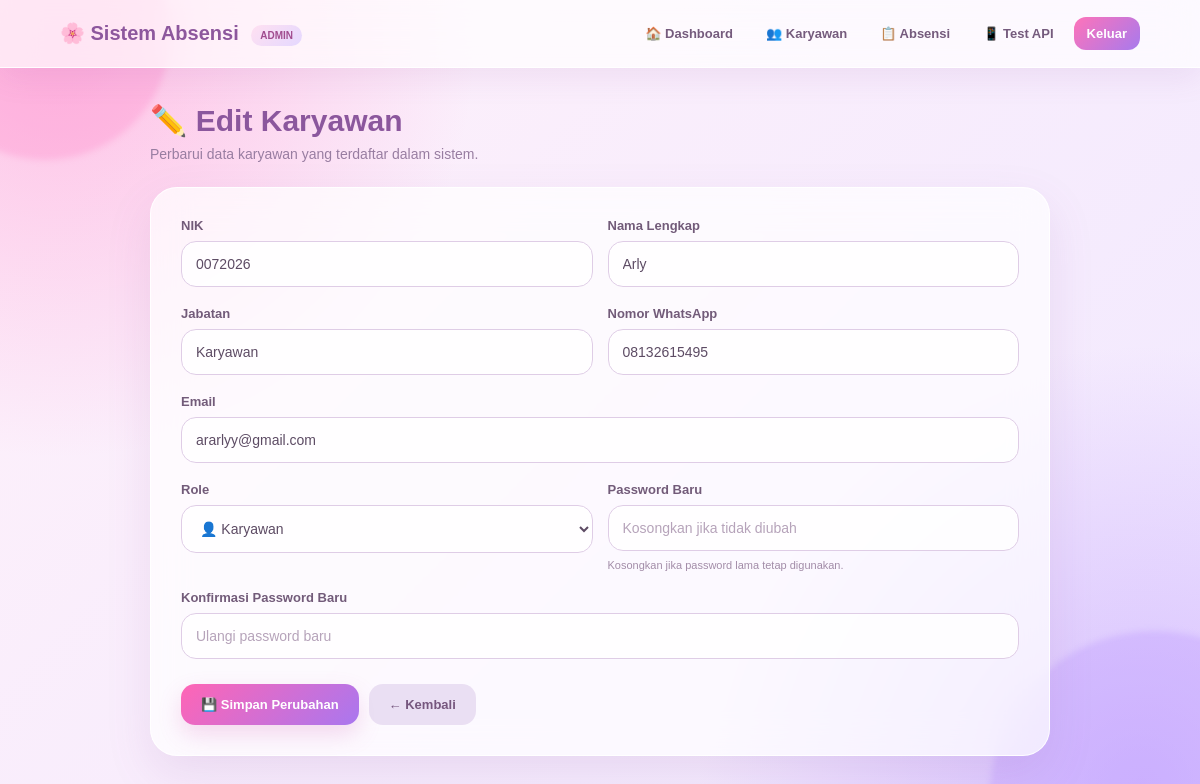
The app's page /karyawan/edit.php?id=3 (signed in) with its own data.
### tables this page shows
CREATE TABLE `karyawan` (
  `id` int(11) NOT NULL,
  `nik` varchar(50) NOT NULL,
  `nama` varchar(100) NOT NULL,
  `jabatan` varchar(100) NOT NULL,
  `no_hp` varchar(20) NOT NULL,
  `email` varchar(100) NOT NULL,
  `password` varchar(255) NOT NULL,
  `role` enum('admin','karyawan') NOT NULL DEFAULT 'karyawan',
  `created_at` timestamp NOT NULL DEFAULT current_timestamp()
);

### karyawan/edit.php (the view, shortened to what this page needs)
<?php
require_once "../config/database.php";
$id = intval($_GET["id"] ?? 0);
$stmt = $conn->prepare("
    SELECT id, nik, nama, jabatan, no_hp, email, role
    FROM karyawan
    WHERE id = ?
    LIMIT 1
");
$stmt->bind_param("i", $id);
$stmt->execute();
$result = $stmt->get_result();
$karyawan = $result->fetch_assoc();
?>
<!DOCTYPE html>
<html lang="id">
<head>
</head>
<body>
<nav class="navbar">
    <div class="logo">
        🌸 Sistem Absensi
        <span class="admin-label">
            ADMIN
        </span>
    </div>
    <div class="nav-links">
        <a href="../admin/index.php">
            🏠 Dashboard
        </a>
        <a href="index.php">
            👥 Karyawan
        </a>
        <a href="../absensi/index.php">
            📋 Absensi
        </a>
        <a href="../test_api.php">
            📱 Test API
        </a>
        <a
            href="../auth/logout.php"
            class="logout"
        >
            Keluar
        </a>
    </div>
</nav>
<div class="container">
    <div class="header">
        <h1>
            ✏️ Edit Karyawan
        </h1>
        <p>
            Perbarui data karyawan yang terdaftar
            dalam sistem.
        </p>
    </div>
    <div class="card">
        <form method="POST">
            <div class="form-grid">
                <div class="form-group">
                    <label>
                        NIK
                    </label>
                    <input
                        type="text"
                        name="nik"
                        value="<?= htmlspecialchars($karyawan["nik"]); ?>"
                        placeholder="Masukkan NIK"
                        required
                    >
                </div>
                <div class="form-group">
                    <label>
                        Nama Lengkap
                    </label>
                    <input
                        type="text"
                        name="nama"
                        value="<?= htmlspecialchars($karyawan["nama"]); ?>"
                        placeholder="Masukkan nama lengkap"
                        required
                    >
                </div>
                <div class="form-group">
                    <label>
                        Jabatan
                    </label>
                    <input
                        type="text"
                        name="jabatan"
                        value="<?= htmlspecialchars($karyawan["jabatan"]); ?>"
                        placeholder="Contoh: Programmer"
                        required
                    >
                </div>
                <div class="form-group">
                    <label>
                        Nomor WhatsApp
                    </label>
                    <input
                        type="text"
                        name="no_hp"
                        value="<?= htmlspecialchars($karyawan["no_hp"]); ?>"
                        placeholder="Contoh: 08123456789"
                        required
                    >
                </div>
                <div class="form-group full">
                    <label>
                        Email
                    </label>
                    <input
                        type="email"
                        name="email"
                        value="<?= htmlspecialchars($karyawan["email"]); ?>"
                        placeholder="contoh@gmail.com"
                        required
                    >
                </div>
                <div class="form-group">
                    <label>
                        Role
                    </label>
                    <select name="role" required>
                        <option
                            value="karyawan"
                            <?= $karyawan["role"] === "karyawan" ? "selected" : ""; ?>
                        >
                            👤 Karyawan
                        </option>
                    </select>
                </div>
                <div class="form-group">
                    <label>
                        Password Baru
                    </label>
                    <input
                        type="password"
                        name="password"
                        placeholder="Kosongkan jika tidak diubah"
                    >
                    <div class="password-info">
                        Kosongkan jika password lama tetap digunakan.
                    </div>
                </div>
                <div class="form-group full">
                    <label>
                        Konfirmasi Password Baru
                    </label>
                    <input
                        type="password"
                        name="konfirmasi"
                        placeholder="Ulangi password baru"
                    >
                </div>
            </div>
            <div class="actions">
                <button
                    type="submit"
                    class="btn btn-save"
                >
                    💾 Simpan Perubahan
                </button>
                <a
                    href="index.php"
                    class="btn btn-back"
                >
                    ← Kembali
                </a>
            </div>
        </form>
    </div>
</div>
</body>
</html>

### karyawan/edit.php (style rules this page uses)
* { box-sizing: border-box; margin: 0; padding: 0; font-family: Arial, sans-serif; }
body { min-height: 100vh; color: #604b68; background: radial-gradient( circle at 5% 5%, rgba(255, 126, 199, .42), transparent 30% ), radial-gradient( circle at 95% 95%, rgba(171, 126, 255, .40), transparent 32% ), linear-gradient( 135deg, #fff1fa, #f0e8ff ); padding-bottom: 40px; }
body::before { content: ""; position: fixed; width: 250px; height: 250px; top: -90px; left: -80px; border-radius: 50%; background: rgba(255, 107, 188, .22); filter: blur(3px); z-index: -1; }
body::after { content: ""; position: fixed; width: 330px; height: 330px; right: -120px; bottom: -130px; border-radius: 50%; background: rgba(168, 125, 255, .22); filter: blur(3px); z-index: -1; }
.navbar { position: sticky; top: 0; z-index: 10; padding: 17px 5%; display: flex; justify-content: space-between; align-items: center; gap: 20px; background: rgba(255,255,255,.68); backdrop-filter: blur(18px); -webkit-backdrop-filter: blur(18px); border-bottom: 1px solid rgba(255,255,255,.9); box-shadow: 0 10px 30px rgba(145, 82, 168, .10); }
.logo { color: #8d579d; font-size: 20px; font-weight: bold; }
.admin-label { display: inline-block; margin-left: 7px; padding: 5px 9px; border-radius: 20px; background: linear-gradient( 135deg, #ffe0f1, #e4d8ff ); color: #a14c8f; font-size: 10px; vertical-align: middle; }
.nav-links { display: flex; gap: 7px; flex-wrap: wrap; }
.nav-links a { color: #755b7d; text-decoration: none; font-size: 13px; font-weight: bold; padding: 9px 13px; border-radius: 12px; transition: .2s; }
.nav-links .logout { background: linear-gradient( 135deg, #ff73b9, #a77aed ); color: white; }
.container { width: 92%; max-width: 900px; margin: 35px auto; }
.header { margin-bottom: 25px; }
.header h1 { color: #8b579d; font-size: 30px; margin-bottom: 8px; }
.header p { color: #987da1; font-size: 14px; }
.card { background: rgba(255,255,255,.70); backdrop-filter: blur(18px); -webkit-backdrop-filter: blur(18px); border: 1px solid rgba(255,255,255,.9); border-radius: 27px; padding: 30px; box-shadow: 0 18px 45px rgba(145, 86, 166, .13); }
.form-grid { display: grid; grid-template-columns: 1fr 1fr; gap: 19px 15px; }
.form-group { display: flex; flex-direction: column; }
.full { grid-column: 1 / -1; }
label { color: #725b79; font-size: 13px; font-weight: bold; margin-bottom: 8px; }
input, select { width: 100%; padding: 14px; border: 1px solid #dfcde6; border-radius: 15px; background: rgba(255,255,255,.80); outline: none; color: #5d4b64; font-size: 14px; transition: .2s; }
input::placeholder { color: #b6a3ba; }
.password-info { margin-top: 8px; color: #a28ca8; font-size: 11px; }
.actions { display: flex; gap: 10px; margin-top: 25px; flex-wrap: wrap; }
.btn { display: inline-block; border: none; text-decoration: none; padding: 13px 20px; border-radius: 14px; color: white; font-size: 13px; font-weight: bold; cursor: pointer; transition: .2s; }
.btn-save { background: linear-gradient( 135deg, #ff65b5, #a977ef ); box-shadow: 0 10px 23px rgba(207, 80, 175, .20); }
.btn-back { background: rgba(232,220,242,.90); color: #76577e; }

### records on screen
karyawan: nik "0072026", nama "Arly", jabatan "Karyawan", no_hp "08132615495", email "ararlyy@gmail.com", role "👤 Karyawan"
